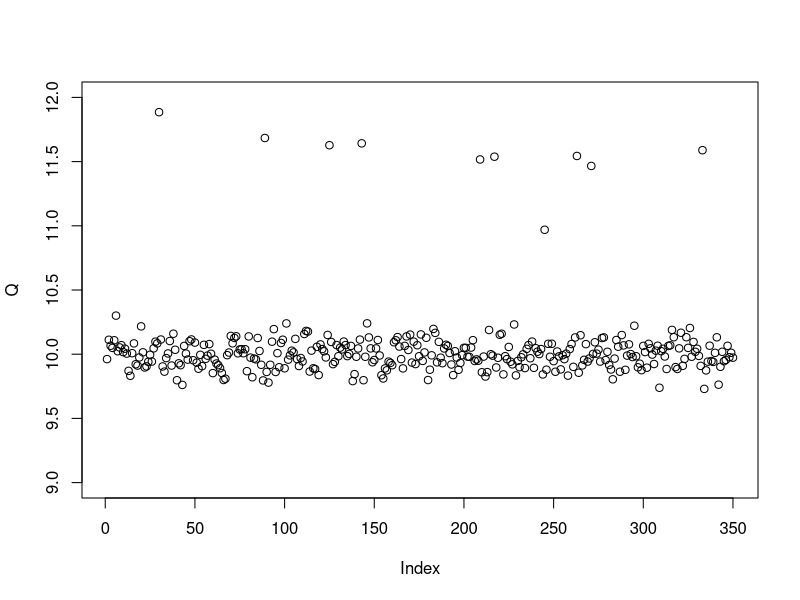
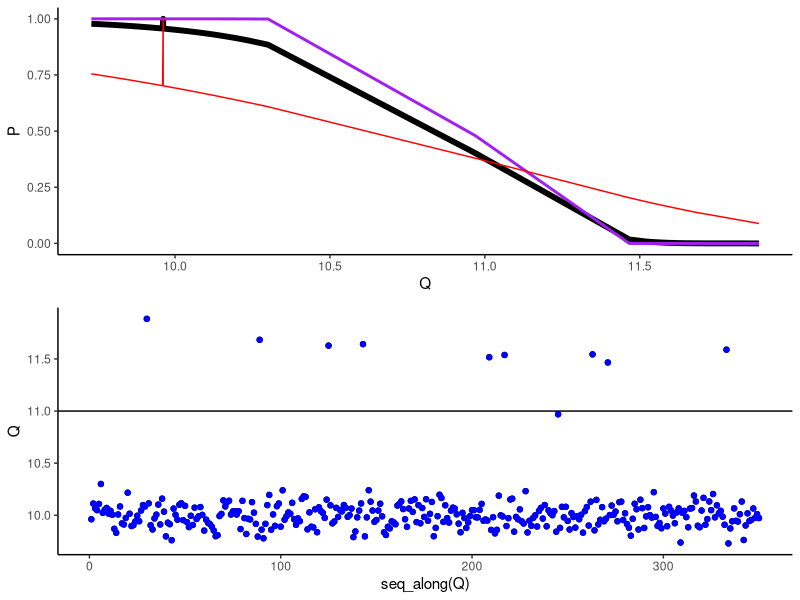

Generate these figures, in order, with R:
## Persistence simulations

# Simulate a oversimplified hydrograph
Q <- rnorm(350, mean=10, sd=0.1)
Q_peaks <- sample(1:350, 10)
Q[Q_peaks] <- rnorm(length(Q_peaks), mean=11.5, sd=0.2)
# Visualize oversimplified hydrograph
plot(Q, ylim = c(9,12))

# Create persistence vector P and set steepness of the curve (s) and critical discharge (c)
P <- numeric(length(Q))
P[1] <- 1
s <- 3
c <- 11
for(i in 2:length(Q)){
  P[i] = exp(-exp(s*(Q[i] - c)))
}
#P #P is never 0 and therefore can serve as refuge biomass but cannot be modeled using a binomial fit

# Repeat with a steeper and shallower curve (higher and lower s values)
P_steeper <- numeric(length(Q)); P_shallower <- numeric(length(Q))
P_steeper[1] <- 1; P_shallower[1] <- 1
s_steep <- 10; s_shallow <- 1

for(i in 2:length(Q)){
  P_steeper[i] = exp(-exp(s_steep*(Q[i] - c)))
  P_shallower[i] = exp(-exp(s_shallow*(Q[i] - c)))
}

## Visualize
library(ggplot2)
library(cowplot)

df <- as.data.frame(cbind(Q, P, P_steeper, P_shallower))

plot_grid(
  ggplot(df, aes(Q, P))+
    geom_line(lwd=2)+
    geom_line(aes(Q, P_steeper), color="purple",lwd=1)+
    geom_line(aes(Q, P_shallower), color="red")+
    theme_classic()+
    scale_y_continuous(limits=c(0,1)),
  
  qplot(seq_along(Q), Q)+
    geom_point(color="blue")+
    theme_classic()+
    geom_hline(yintercept = c), #horizontal line to represent critQ
  
  ncol=1)

# Notes: I tried a range of steeper s values than 10 and nothing budged.
# The curve only seemed to change if the value was lower than the original s
